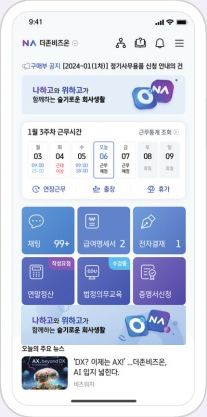
#> input picture assets/subpages/flat-screens/nahago-sources/home.png, 207 x 417 px; its folder holds 4 pictures in this run
$ python prepare-nahago-mobile.py
#> lines starting #> are read from the running program, lines starting #| are printed output that depends on the picture; after the words box and inside, x2 and y2 are one past the last pixel; in counts of white or black regions, pixels touching at a corner belong together; pictures that were not available may be replaced by others from this repository, and a replacement may not be noted
"""NAHAGO mobile screens for the WEHAGO Smart A10 HR row.

Phones are cropped from the WEHAGO service leaflet (NAHAGO pages, the A2 leaflet holds
them at the highest resolution of the supplied PDFs) into nahago-sources/. They are laid
out side by side on a transparent canvas with rounded corners and a soft shadow, then
enlarged 2x with Lanczos without sharpening. No generative or learned upscaler is
used, so the screen text is never redrawn.
"""
from pathlib import Path
from PIL import Image, ImageDraw, ImageFilter

ROOT = Path(__file__).resolve().parents[1]
folder = ROOT / 'assets/subpages/flat-screens'
order = ['home', 'payslip-list', 'work-week', 'yearend-result', 'payslip-detail']
gap, margin = 26, 18

phones = [Image.open(folder / 'nahago-sources' / f'{name}.png').convert('RGBA') for name in order]
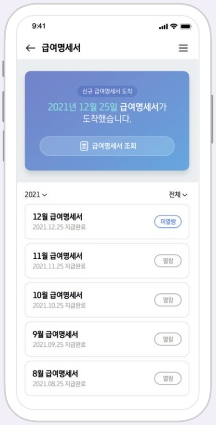
#> input picture assets/subpages/flat-screens/nahago-sources/payslip-list.png, 216 x 425 px
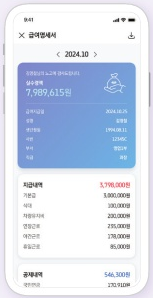
#> input picture assets/subpages/flat-screens/nahago-sources/payslip-detail.png, 153 x 298 px, given in place of yearend-result.png, which was not available
#> phones = 5 items
height = max(p.height for p in phones)
#> height = 425
width = sum(p.width for p in phones) + gap * (len(phones) - 1)
#> width = 1040
canvas = Image.new('RGBA', (width + margin * 2, height + margin * 2), (0, 0, 0, 0))
#> canvas: PIL image 1076x461 RGBA; every value is 0
shadow = Image.new('RGBA', canvas.size, (0, 0, 0, 0))
x = margin
for phone in phones:
    radius = round(phone.width * 0.13)
    mask = Image.new('L', phone.size, 0)
    ImageDraw.Draw(mask).rounded_rectangle((0, 0, phone.width - 1, phone.height - 1), radius, fill=255)
    y = margin + height - phone.height
    ImageDraw.Draw(shadow).rounded_rectangle((x, y + 6, x + phone.width, y + phone.height + 6), radius, fill=(17, 32, 74, 46))
    phone.putalpha(mask)
    canvas.alpha_composite(phone, (x, y))
    x += phone.width + gap
#> this loop made 5 passes
#> (radius, y, x) on passes 1 to 5: (27, 26, 251), (28, 18, 493), (27, 26, 726), (20, 145, 905), (20, 145, 1084)
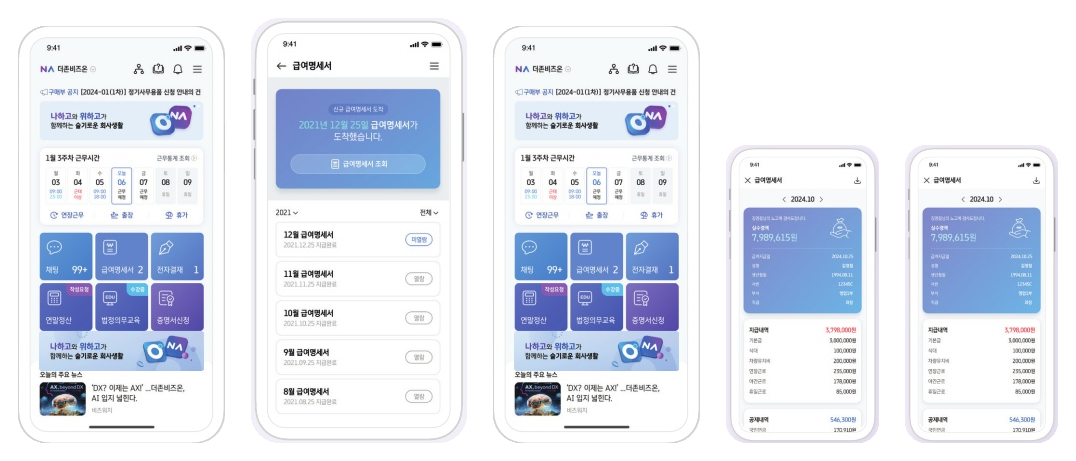
#> canvas: PIL image 1076x461 RGBA; mean R, G, B, A 150.3, 155.8, 167, 181.4; transparent parts drawn white
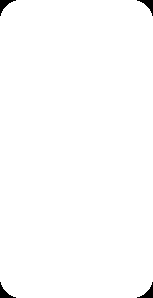
#> mask: PIL image 153x298 L; 99.2% white; 4 black regions, box (x1, y1, x2, y2) and area: (0, 0, 16, 16) 92, (137, 0, 153, 16) 92, (0, 282, 16, 298) 92, (137, 282, 153, 298) 92
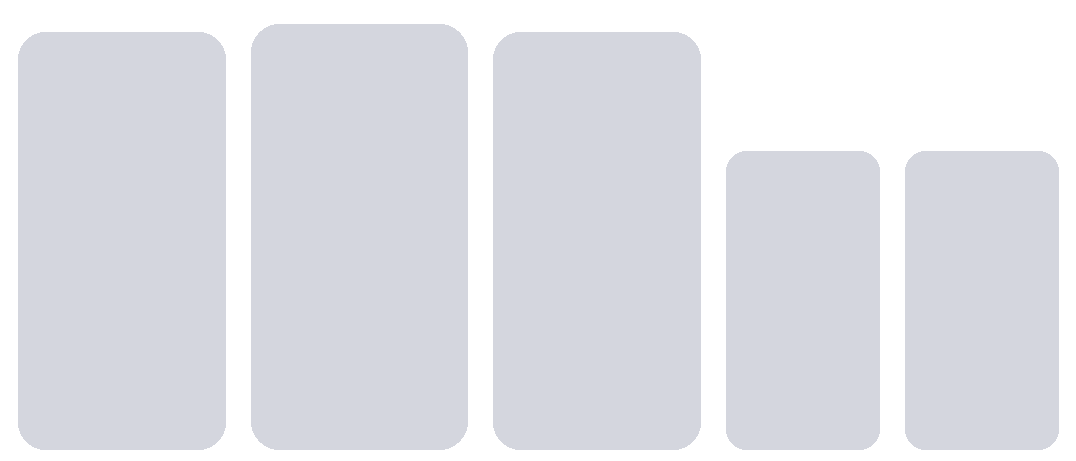
#> shadow: PIL image 1076x461 RGBA; mean R, G, B, A 12.2, 22.9, 53.1, 33; transparent parts drawn white
#> after the loop, x = 1084
shadow = shadow.filter(ImageFilter.GaussianBlur(8))
shadow.alpha_composite(canvas)
out = shadow.resize((shadow.width * 2, shadow.height * 2), Image.LANCZOS)
out.save(folder / 'nahago-mobile.png', optimize=True)
print(f'nahago-mobile.png: {out.width}x{out.height}')
#| nahago-mobile.png: 2152x922
